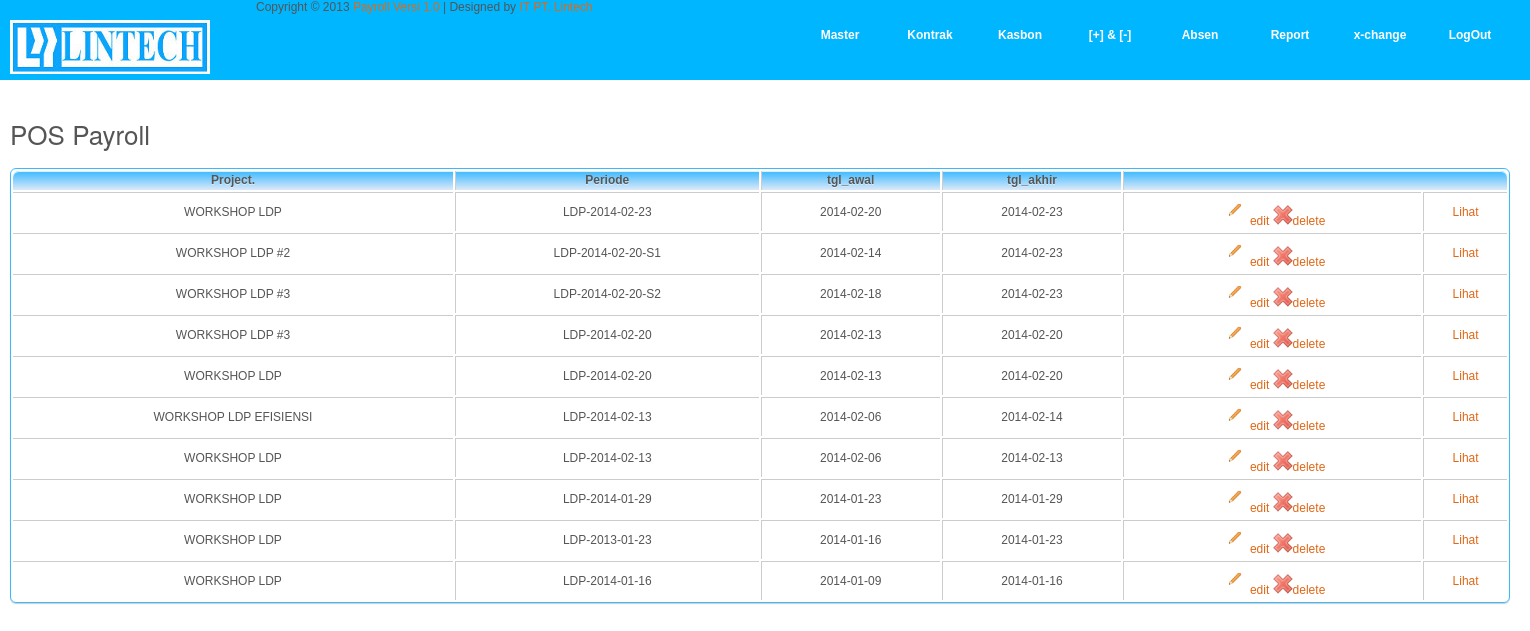
/m_pos.php (signed in), run on the app's committed database.
### tables this page shows
CREATE TABLE IF NOT EXISTS `pos_archive` (
  `kd_project` int(11) DEFAULT NULL,
  `kd_periode` int(11) DEFAULT NULL,
  `nama_project` varchar(32) DEFAULT NULL,
  `nama_periode` varchar(32) DEFAULT NULL,
  `tgl_awal` date DEFAULT NULL,
  `tgl_akhir` date DEFAULT NULL,
  `penanggung_jawab` varchar(32) DEFAULT NULL,
  `jabatan_penanggung` varchar(32) DEFAULT NULL,
  `staff` varchar(32) DEFAULT NULL,
  `hrd_manager` varchar(32) DEFAULT NULL,
  `deputi` varchar(32) DEFAULT NULL,
  `director` varchar(32) DEFAULT NULL
);

### m_pos.php (the view, shortened to what this page needs)
<?php
require_once('connections/conn_mysqli_procedural.php');
$sql_pos="SELECT * FROM pos_archive ORDER BY tgl_akhir DESC";
$rs_pos=mysqli_query($link, $sql_pos) or die(mysqli_error($link));
?>
<!DOCTYPE html PUBLIC "-//W3C//DTD XHTML 1.0 Transitional//EN" "http://www.w3.org/TR/xhtml1/DTD/xhtml1-transitional.dtd">
<html xmlns="http://www.w3.org/1999/xhtml">
<head>
<link href="templatemo_style.css" rel="stylesheet" type="text/css" />
<link rel="stylesheet" type="text/css" href="css/ddsmoothmenu.css" />
<link rel="stylesheet" href="css/slimbox2.css" type="text/css" media="screen" />
</head>
<body>
<?php require_once('header.inc'); ?>
<div id="templatemo_main" class="wrapper">
	    <h2>POS Payroll</h2>
		<table class="bordered" width="100%">
		<tr text-align: right ="center">
		<th> Project.</th>
		<th> Periode</th>
		<th>tgl_awal</td>
		<th>tgl_akhir</th>
		<th colspan = "6" align=center></th>
		</tr>
		<?php while($row_pos = mysqli_fetch_assoc($rs_pos)) { ?>
		<tr align="center">
		<td><?php echo $row_pos['nama_project'];?></td>
		<td><?php echo $row_pos['nama_periode'];?></td>
		<td><?php echo $row_pos['tgl_awal'];?></td>
		<td><?php echo $row_pos['tgl_akhir'];?></td>
		<td>
		<a href="#.php?edit=1&kd_periode=<?php echo $row_pos['kd_periode'];?>">
		<img src="./button/pencil_small.png" alt="" width=30 height=30>edit
		</a>
		<a href="m_pos.php?delete=1&kd_project=<?php echo $row_pos['kd_project'];?>&kd_periode=<?php echo $row_pos['kd_periode'];?>">
		<img src="./button/delete.png" alt="" width=20 height=20>delete
		</a>
		</td>
		<td><a href="detil_pos.php?kd_periode=<?php echo $row_pos['kd_periode'];?>&kd_project=<?php echo $row_pos['kd_project'];?>"> Lihat </a></td>
		</tr>
		<?php } ?>
		</table>
	</div>
</body>
</html>

### templatemo_style.css (style rules this page uses)
body { margin: 0; padding: 0; color: #555; font-family: Verdana, Arial, Helvetica, sans-serif; font-size: 12px; line-height: 15px; background-color: #fff; }
h1, h2, h3, h4, h5, h6 { color:#555; font-weight:400; padding: 0; margin: 0; font-family: "Helvetica Neue",Helvetica,Arial,sans-serif }
h2 { font-size:26px; margin-bottom: 20px; line-height: 28px }
img { margin: 0; padding: 0 }
a:link, a:visited { color:#e16715; text-decoration: none }
.wrapper { height: 2900px; width: 1500px; padding: 0 10px; margin: 0px; }
#templatemo_main { padding: 40px 10px; background: # }
.bordered { border: solid #3BB9FF 1px; -moz-border-radius: 6px; -webkit-border-radius: 6px; border-radius: 6px; -webkit-box-shadow: 0 1px 1px #ccc; -moz-box-shadow: 0 1px 1px #ccc; box-shadow: 0 1px 1px #ccc; }
.bordered td, .bordered th { border-left: 1px solid #ccc; border-top: 1px solid #ccc; padding: 2px; text-align: none; }
.bordered th { background-color: #dce9f9; background-image: -webkit-gradient(linear, left top, left bottom, from(#3BB9FF), to(#dce9f9)); background-image: -webkit-linear-gradient(top, #3BB9FF, #dce9f9); background-image: -moz-linear-gradient(top, #3BB9FF, #88F188); background-image: -ms-linear-gradient(top, #3BB9FF, #08630E); background-image: -o-linear-gradient(top, #3BB9FF, #08630E); background-image: linear-gradient(top, #3BB9FF, #08630E); -webkit-box-shadow: 0 1px 0 rgba(255,255,255,.8) inset; -moz-box-shadow:0 1px 0 rgba(255,255,255,.8) inset; box-shadow: 0 1px 0 rgba(255,255,255,.8) inset; border-top: none; text-shadow: 0 1px 0 rgba(255,255,255,.5); }
.bordered td:first-child, .bordered th:first-child { border-left: none; }
.bordered th:first-child { -moz-border-radius: 6px 0 0 0; -webkit-border-radius: 6px 0 0 0; border-radius: 6px 0 0 0; }
.bordered th:last-child { -moz-border-radius: 0 6px 0 0; -webkit-border-radius: 0 6px 0 0; border-radius: 0 6px 0 0; }
.bordered tr:last-child td:first-child { -moz-border-radius: 0 0 0 6px; -webkit-border-radius: 0 0 0 6px; border-radius: 0 0 0 6px; }
.bordered tr:last-child td:last-child { -moz-border-radius: 0 0 6px 0; -webkit-border-radius: 0 0 6px 0; border-radius: 0 0 6px 0; }

### data on the page
pos_archive: nama_project "WORKSHOP LDP", nama_periode "LDP-2014-02-23", tgl_awal "2014-02-20", tgl_akhir "2014-02-23"
pos_archive: nama_project "WORKSHOP LDP #2", nama_periode "LDP-2014-02-20-S1", tgl_awal "2014-02-14", tgl_akhir "2014-02-23"
pos_archive: nama_project "WORKSHOP LDP #3", nama_periode "LDP-2014-02-20-S2", tgl_awal "2014-02-18", tgl_akhir "2014-02-23"
pos_archive: nama_project "WORKSHOP LDP #3", nama_periode "LDP-2014-02-20", tgl_awal "2014-02-13", tgl_akhir "2014-02-20"
pos_archive: nama_project "WORKSHOP LDP", nama_periode "LDP-2014-02-20", tgl_awal "2014-02-13", tgl_akhir "2014-02-20"
pos_archive: nama_project "WORKSHOP LDP EFISIENSI", nama_periode "LDP-2014-02-13", tgl_awal "2014-02-06", tgl_akhir "2014-02-14"
pos_archive: nama_project "WORKSHOP LDP", nama_periode "LDP-2014-02-13", tgl_awal "2014-02-06", tgl_akhir "2014-02-13"
pos_archive: nama_project "WORKSHOP LDP", nama_periode "LDP-2014-01-29", tgl_awal "2014-01-23", tgl_akhir "2014-01-29"
pos_archive: nama_project "WORKSHOP LDP", nama_periode "LDP-2013-01-23", tgl_awal "2014-01-16", tgl_akhir "2014-01-23"
pos_archive: nama_project "WORKSHOP LDP", nama_periode "LDP-2014-01-16", tgl_awal "2014-01-09", tgl_akhir "2014-01-16"
